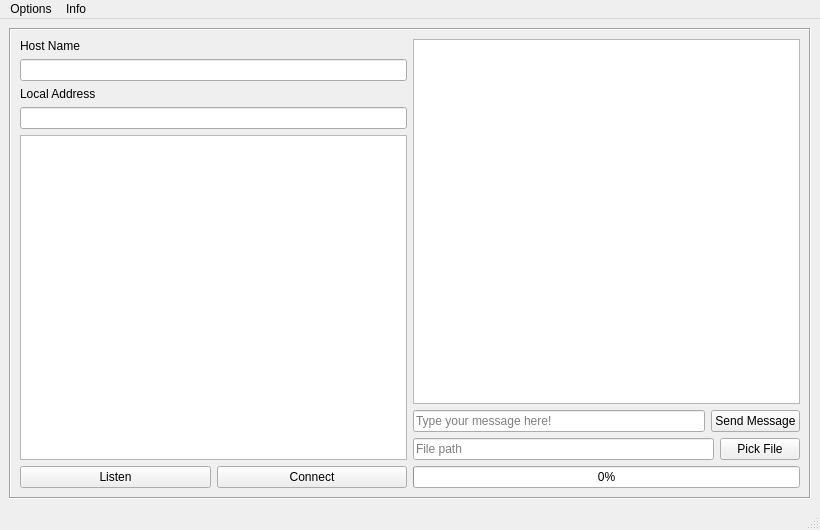
<?xml version="1.0" encoding="UTF-8"?>
<ui version="4.0">
 <class>MainWindow</class>
 <widget class="QMainWindow" name="MainWindow">
  <property name="windowModality">
   <enum>Qt::ApplicationModal</enum>
  </property>
  <property name="enabled">
   <bool>true</bool>
  </property>
  <property name="geometry">
   <rect>
    <x>0</x>
    <y>0</y>
    <width>820</width>
    <height>530</height>
   </rect>
  </property>
  <property name="sizePolicy">
   <sizepolicy hsizetype="Preferred" vsizetype="Preferred">
    <horstretch>0</horstretch>
    <verstretch>0</verstretch>
   </sizepolicy>
  </property>
  <property name="minimumSize">
   <size>
    <width>820</width>
    <height>530</height>
   </size>
  </property>
  <property name="windowTitle">
   <string>MainWindow</string>
  </property>
  <property name="tabShape">
   <enum>QTabWidget::Triangular</enum>
  </property>
  <property name="unifiedTitleAndToolBarOnMac">
   <bool>false</bool>
  </property>
  <widget class="QWidget" name="centralwidget">
   <layout class="QGridLayout" name="gridLayout_2">
    <item row="0" column="0">
     <widget class="QStackedWidget" name="stackedWidget">
      <property name="minimumSize">
       <size>
        <width>800</width>
        <height>465</height>
       </size>
      </property>
      <property name="acceptDrops">
       <bool>true</bool>
      </property>
      <property name="frameShape">
       <enum>QFrame::Box</enum>
      </property>
      <property name="frameShadow">
       <enum>QFrame::Sunken</enum>
      </property>
      <property name="currentIndex">
       <number>0</number>
      </property>
      <widget class="QWidget" name="page_main">
       <layout class="QGridLayout" name="gridLayout">
        <item row="0" column="0">
         <layout class="QHBoxLayout" name="horizontalLayout_4">
          <item>
           <layout class="QVBoxLayout" name="verticalLayout_2">
            <item>
             <layout class="QVBoxLayout" name="verticalLayout">
              <item>
               <widget class="QLabel" name="label_user_hostname">
                <property name="text">
                 <string>Host Name</string>
                </property>
               </widget>
              </item>
              <item>
               <widget class="QLineEdit" name="lineEdit_user_hostname">
                <property name="toolTip">
                 <string>Your name. Default is your PC name.</string>
                </property>
                <property name="alignment">
                 <set>Qt::AlignRight|Qt::AlignTrailing|Qt::AlignVCenter</set>
                </property>
                <property name="readOnly">
                 <bool>false</bool>
                </property>
               </widget>
              </item>
              <item>
               <widget class="QLabel" name="label_user_local_address">
                <property name="text">
                 <string>Local Address</string>
                </property>
               </widget>
              </item>
              <item>
               <widget class="QLineEdit" name="lineEdit_user_local_address">
                <property name="toolTip">
                 <string>Your IPv4 address.</string>
                </property>
                <property name="alignment">
                 <set>Qt::AlignCenter</set>
                </property>
                <property name="readOnly">
                 <bool>false</bool>
                </property>
               </widget>
              </item>
              <item>
               <widget class="QListView" name="listView_sockets">
                <property name="toolTip">
                 <string>List of peersockets.</string>
                </property>
                <property name="frameShape">
                 <enum>QFrame::StyledPanel</enum>
                </property>
                <property name="editTriggers">
                 <set>QAbstractItemView::EditKeyPressed</set>
                </property>
                <property name="isWrapping" stdset="0">
                 <bool>false</bool>
                </property>
                <property name="wordWrap">
                 <bool>true</bool>
                </property>
               </widget>
              </item>
             </layout>
            </item>
            <item>
             <layout class="QHBoxLayout" name="horizontalLayout">
              <item>
               <widget class="QPushButton" name="pushButton_listen">
                <property name="toolTip">
                 <string>To create a server peersocket.</string>
                </property>
                <property name="text">
                 <string>Listen</string>
                </property>
               </widget>
              </item>
              <item>
               <widget class="QPushButton" name="pushButton_connect">
                <property name="toolTip">
                 <string>To create a client peersocket.</string>
                </property>
                <property name="text">
                 <string>Connect</string>
                </property>
               </widget>
              </item>
             </layout>
            </item>
           </layout>
          </item>
          <item>
           <layout class="QVBoxLayout" name="verticalLayout_4">
            <item>
             <widget class="QListView" name="listView_chat">
              <property name="toolTip">
               <string>Chat panel of selected peersocket.</string>
              </property>
              <property name="accessibleDescription">
               <string/>
              </property>
              <property name="frameShape">
               <enum>QFrame::StyledPanel</enum>
              </property>
              <property name="editTriggers">
               <set>QAbstractItemView::EditKeyPressed</set>
              </property>
              <property name="isWrapping" stdset="0">
               <bool>false</bool>
              </property>
              <property name="wordWrap">
               <bool>true</bool>
              </property>
             </widget>
            </item>
            <item>
             <layout class="QVBoxLayout" name="verticalLayout_3">
              <item>
               <layout class="QHBoxLayout" name="horizontalLayout_2">
                <item>
                 <widget class="QLineEdit" name="lineEdit_message">
                  <property name="toolTip">
                   <string>Message box. Enter is the hot key for sending message.</string>
                  </property>
                  <property name="placeholderText">
                   <string>Type your message here!</string>
                  </property>
                 </widget>
                </item>
                <item>
                 <widget class="QPushButton" name="pushButton_send_message">
                  <property name="toolTip">
                   <string>Send your message with this button.</string>
                  </property>
                  <property name="text">
                   <string>Send Message</string>
                  </property>
                 </widget>
                </item>
               </layout>
              </item>
              <item>
               <layout class="QHBoxLayout" name="horizontalLayout_3">
                <item>
                 <widget class="QLineEdit" name="lineEdit_file_path">
                  <property name="toolTip">
                   <string>Message box. Enter key is the hot key for sending message.</string>
                  </property>
                  <property name="placeholderText">
                   <string>File path</string>
                  </property>
                 </widget>
                </item>
                <item>
                 <widget class="QPushButton" name="pushButton_file">
                  <property name="toolTip">
                   <string>Opens file dialog.</string>
                  </property>
                  <property name="text">
                   <string>Pick File</string>
                  </property>
                 </widget>
                </item>
               </layout>
              </item>
              <item>
               <widget class="QProgressBar" name="progressBar_file">
                <property name="enabled">
                 <bool>true</bool>
                </property>
                <property name="value">
                 <number>0</number>
                </property>
               </widget>
              </item>
             </layout>
            </item>
           </layout>
          </item>
         </layout>
        </item>
       </layout>
      </widget>
      <widget class="QWidget" name="page_help">
       <layout class="QGridLayout" name="gridLayout_3">
        <item row="0" column="0">
         <widget class="QTextEdit" name="textEdit_guide">
          <property name="readOnly">
           <bool>true</bool>
          </property>
          <property name="html">
           <string>&lt;!DOCTYPE HTML PUBLIC &quot;-//W3C//DTD HTML 4.0//EN&quot; &quot;http://www.w3.org/TR/REC-html40/strict.dtd&quot;&gt;
&lt;html&gt;&lt;head&gt;&lt;meta name=&quot;qrichtext&quot; content=&quot;1&quot; /&gt;&lt;style type=&quot;text/css&quot;&gt;
p, li { white-space: pre-wrap; }
&lt;/style&gt;&lt;/head&gt;&lt;body style=&quot; font-family:'MS Shell Dlg 2'; font-size:7.8pt; font-weight:400; font-style:normal;&quot;&gt;
&lt;p align=&quot;justify&quot; style=&quot; margin-top:0px; margin-bottom:0px; margin-left:0px; margin-right:0px; -qt-block-indent:0; text-indent:0px;&quot;&gt;&lt;span style=&quot; font-size:10pt; font-weight:600;&quot;&gt;Host Name and Local Address:&lt;/span&gt;&lt;/p&gt;
&lt;p align=&quot;justify&quot; style=&quot; margin-top:0px; margin-bottom:0px; margin-left:0px; margin-right:0px; -qt-block-indent:0; text-indent:0px;&quot;&gt;&lt;span style=&quot; font-size:10pt;&quot;&gt;PeerConn automatically assigns your computer name as &amp;quot;Host Name&amp;quot; and finds your IPv4 to assign it as &amp;quot;Local Address&amp;quot;. The most important thing here is your Local Address, which you can use to set up listener peer sockets for incoming connections, or to connect to another computer using its IPv4.&lt;/span&gt;&lt;/p&gt;
&lt;p align=&quot;justify&quot; style=&quot;-qt-paragraph-type:empty; margin-top:0px; margin-bottom:0px; margin-left:0px; margin-right:0px; -qt-block-indent:0; text-indent:0px; font-size:10pt;&quot;&gt;&lt;br /&gt;&lt;/p&gt;
&lt;p align=&quot;justify&quot; style=&quot; margin-top:0px; margin-bottom:0px; margin-left:0px; margin-right:0px; -qt-block-indent:0; text-indent:0px;&quot;&gt;&lt;span style=&quot; font-size:10pt; font-weight:600;&quot;&gt;Listen and Connect buttons:&lt;/span&gt;&lt;/p&gt;
&lt;p align=&quot;justify&quot; style=&quot; margin-top:0px; margin-bottom:0px; margin-left:0px; margin-right:0px; -qt-block-indent:0; text-indent:0px;&quot;&gt;&lt;span style=&quot; font-size:10pt;&quot;&gt;These buttons allow you to create 2 different types of peersockets, these are server and client peersockets. When you create a peersocket it will appear in a list on the left hand side of the window.&lt;/span&gt;&lt;/p&gt;
&lt;p align=&quot;justify&quot; style=&quot;-qt-paragraph-type:empty; margin-top:0px; margin-bottom:0px; margin-left:0px; margin-right:0px; -qt-block-indent:0; text-indent:0px; font-size:10pt;&quot;&gt;&lt;br /&gt;&lt;/p&gt;
&lt;p align=&quot;justify&quot; style=&quot; margin-top:0px; margin-bottom:0px; margin-left:0px; margin-right:0px; -qt-block-indent:0; text-indent:0px;&quot;&gt;&lt;span style=&quot; font-size:10pt; font-weight:600;&quot;&gt;Peersockets:&lt;/span&gt;&lt;/p&gt;
&lt;p align=&quot;justify&quot; style=&quot; margin-top:0px; margin-bottom:0px; margin-left:0px; margin-right:0px; -qt-block-indent:0; text-indent:0px;&quot;&gt;&lt;span style=&quot; font-size:10pt;&quot;&gt;The left pane of the window is a list of peersockets. You can select a peersocket by clicking on it. When a socket is selected, you can only interact with that peersocket. You can also change the name of the peersocket from the context menu that opens when you right click on it.&lt;/span&gt;&lt;/p&gt;
&lt;p align=&quot;justify&quot; style=&quot;-qt-paragraph-type:empty; margin-top:0px; margin-bottom:0px; margin-left:0px; margin-right:0px; -qt-block-indent:0; text-indent:0px; font-size:10pt;&quot;&gt;&lt;br /&gt;&lt;/p&gt;
&lt;p align=&quot;justify&quot; style=&quot; margin-top:0px; margin-bottom:0px; margin-left:0px; margin-right:0px; -qt-block-indent:0; text-indent:0px;&quot;&gt;&lt;span style=&quot; font-size:10pt; font-weight:600;&quot;&gt;Server Peersocket:&lt;/span&gt;&lt;/p&gt;
&lt;p align=&quot;justify&quot; style=&quot; margin-top:0px; margin-bottom:0px; margin-left:0px; margin-right:0px; -qt-block-indent:0; text-indent:0px;&quot;&gt;&lt;span style=&quot; font-size:10pt;&quot;&gt;This type of peersocket is for incoming connections. A server peersocket has a down arrow icon to indicate that it is a server.&lt;/span&gt;&lt;/p&gt;
&lt;p align=&quot;justify&quot; style=&quot;-qt-paragraph-type:empty; margin-top:0px; margin-bottom:0px; margin-left:0px; margin-right:0px; -qt-block-indent:0; text-indent:0px; font-size:10pt;&quot;&gt;&lt;br /&gt;&lt;/p&gt;
&lt;p align=&quot;justify&quot; style=&quot; margin-top:0px; margin-bottom:0px; margin-left:0px; margin-right:0px; -qt-block-indent:0; text-indent:0px;&quot;&gt;&lt;span style=&quot; font-size:10pt; font-weight:600;&quot;&gt;Client Peersocket:&lt;/span&gt;&lt;/p&gt;
&lt;p align=&quot;justify&quot; style=&quot; margin-top:0px; margin-bottom:0px; margin-left:0px; margin-right:0px; -qt-block-indent:0; text-indent:0px;&quot;&gt;&lt;span style=&quot; font-size:10pt;&quot;&gt;This type of peersocket is for connecting to a server peersocket. A client peersocket has an up arrow icon to indicate that it is a client.&lt;/span&gt;&lt;/p&gt;
&lt;p align=&quot;justify&quot; style=&quot;-qt-paragraph-type:empty; margin-top:0px; margin-bottom:0px; margin-left:0px; margin-right:0px; -qt-block-indent:0; text-indent:0px; font-size:10pt;&quot;&gt;&lt;br /&gt;&lt;/p&gt;
&lt;p align=&quot;justify&quot; style=&quot; margin-top:0px; margin-bottom:0px; margin-left:0px; margin-right:0px; -qt-block-indent:0; text-indent:0px;&quot;&gt;&lt;span style=&quot; font-size:10pt; font-weight:600;&quot;&gt;Peersocket icon colours:&lt;/span&gt;&lt;/p&gt;
&lt;p align=&quot;justify&quot; style=&quot; margin-top:0px; margin-bottom:0px; margin-left:0px; margin-right:0px; -qt-block-indent:0; text-indent:0px;&quot;&gt;&lt;span style=&quot; font-size:10pt;&quot;&gt;       &lt;/span&gt;&lt;span style=&quot; font-size:10pt; color:#ffe100;&quot;&gt;Yellow&lt;/span&gt;&lt;span style=&quot; font-size:10pt;&quot;&gt;: Indicates that it is active and waiting for a connection.&lt;/span&gt;&lt;/p&gt;
&lt;p align=&quot;justify&quot; style=&quot; margin-top:0px; margin-bottom:0px; margin-left:0px; margin-right:0px; -qt-block-indent:0; text-indent:0px;&quot;&gt;&lt;span style=&quot; font-size:10pt;&quot;&gt;       &lt;/span&gt;&lt;span style=&quot; font-size:10pt; color:#2fff00;&quot;&gt;Green&lt;/span&gt;&lt;span style=&quot; font-size:10pt;&quot;&gt;: Indicates that it is active and connected.&lt;/span&gt;&lt;/p&gt;
&lt;p align=&quot;justify&quot; style=&quot; margin-top:0px; margin-bottom:0px; margin-left:0px; margin-right:0px; -qt-block-indent:0; text-indent:0px;&quot;&gt;&lt;span style=&quot; font-size:10pt;&quot;&gt;       &lt;/span&gt;&lt;span style=&quot; font-size:10pt; color:#aa0000;&quot;&gt;Red&lt;/span&gt;&lt;span style=&quot; font-size:10pt;&quot;&gt;: Indicates inactive and connection lost.&lt;/span&gt;&lt;/p&gt;
&lt;p align=&quot;justify&quot; style=&quot;-qt-paragraph-type:empty; margin-top:0px; margin-bottom:0px; margin-left:0px; margin-right:0px; -qt-block-indent:0; text-indent:0px; font-size:10pt;&quot;&gt;&lt;br /&gt;&lt;/p&gt;
&lt;p align=&quot;justify&quot; style=&quot; margin-top:0px; margin-bottom:0px; margin-left:0px; margin-right:0px; -qt-block-indent:0; text-indent:0px;&quot;&gt;&lt;span style=&quot; font-size:10pt; font-weight:600;&quot;&gt;To send multiple files&lt;/span&gt;&lt;span style=&quot; font-size:10pt;&quot;&gt;, you should zip your files and then send the zip file.&lt;/span&gt;&lt;/p&gt;
&lt;p align=&quot;justify&quot; style=&quot; margin-top:0px; margin-bottom:0px; margin-left:0px; margin-right:0px; -qt-block-indent:0; text-indent:0px;&quot;&gt;&lt;span style=&quot; font-size:10pt; font-weight:600;&quot;&gt;To connect over different networks&lt;/span&gt;&lt;span style=&quot; font-size:10pt;&quot;&gt; you should use 3rd party tools. (e.g. Localtonet)&lt;/span&gt;&lt;/p&gt;&lt;/body&gt;&lt;/html&gt;</string>
          </property>
          <property name="textInteractionFlags">
           <set>Qt::LinksAccessibleByMouse|Qt::TextSelectableByMouse</set>
          </property>
         </widget>
        </item>
        <item row="1" column="0">
         <widget class="QPushButton" name="pushButton_guide_back">
          <property name="text">
           <string>Back</string>
          </property>
         </widget>
        </item>
       </layout>
      </widget>
      <widget class="QWidget" name="page_about">
       <layout class="QGridLayout" name="gridLayout_4">
        <item row="0" column="0">
         <widget class="QTextEdit" name="textEdit_about">
          <property name="readOnly">
           <bool>true</bool>
          </property>
          <property name="html">
           <string>&lt;!DOCTYPE HTML PUBLIC &quot;-//W3C//DTD HTML 4.0//EN&quot; &quot;http://www.w3.org/TR/REC-html40/strict.dtd&quot;&gt;
&lt;html&gt;&lt;head&gt;&lt;meta name=&quot;qrichtext&quot; content=&quot;1&quot; /&gt;&lt;style type=&quot;text/css&quot;&gt;
p, li { white-space: pre-wrap; }
&lt;/style&gt;&lt;/head&gt;&lt;body style=&quot; font-family:'MS Shell Dlg 2'; font-size:7.8pt; font-weight:400; font-style:normal;&quot;&gt;
&lt;p align=&quot;justify&quot; style=&quot; margin-top:0px; margin-bottom:0px; margin-left:0px; margin-right:0px; -qt-block-indent:0; text-indent:0px;&quot;&gt;&lt;span style=&quot; font-size:10pt; font-weight:600;&quot;&gt;About PeerConn&lt;/span&gt;&lt;/p&gt;
&lt;p align=&quot;justify&quot; style=&quot; margin-top:0px; margin-bottom:0px; margin-left:0px; margin-right:0px; -qt-block-indent:0; text-indent:0px;&quot;&gt;&lt;span style=&quot; font-size:10pt;&quot;&gt;PeerConn is a peer-to-peer socket chat desktop application. It allows you to create multiple sockets to communicate with other sockets. It aims to manage communication and data transfer between computers with a user-friendly graphical interface.&lt;/span&gt;&lt;/p&gt;
&lt;p align=&quot;justify&quot; style=&quot;-qt-paragraph-type:empty; margin-top:0px; margin-bottom:0px; margin-left:0px; margin-right:0px; -qt-block-indent:0; text-indent:0px; font-size:10pt;&quot;&gt;&lt;br /&gt;&lt;/p&gt;
&lt;p align=&quot;justify&quot; style=&quot; margin-top:0px; margin-bottom:0px; margin-left:0px; margin-right:0px; -qt-block-indent:0; text-indent:0px;&quot;&gt;&lt;span style=&quot; font-size:10pt;&quot;&gt;It is developed using Python and many libraries used in development such as PyQt5, asyncio, psutil, logging. &lt;/span&gt;&lt;/p&gt;
&lt;p align=&quot;justify&quot; style=&quot;-qt-paragraph-type:empty; margin-top:0px; margin-bottom:0px; margin-left:0px; margin-right:0px; -qt-block-indent:0; text-indent:0px; font-size:10pt;&quot;&gt;&lt;br /&gt;&lt;/p&gt;
&lt;p align=&quot;justify&quot; style=&quot; margin-top:0px; margin-bottom:0px; margin-left:0px; margin-right:0px; -qt-block-indent:0; text-indent:0px;&quot;&gt;&lt;span style=&quot; font-size:10pt;&quot;&gt;Due to the handling of multiple sockets and data transfer processes, PeerConn has to work in an async loop. For this reason there are 2 threads that this program has to use. The main thread is for the PyQt5 interface and the other is for PeerConn itself. &lt;/span&gt;&lt;/p&gt;
&lt;p align=&quot;justify&quot; style=&quot;-qt-paragraph-type:empty; margin-top:0px; margin-bottom:0px; margin-left:0px; margin-right:0px; -qt-block-indent:0; text-indent:0px; font-size:10pt;&quot;&gt;&lt;br /&gt;&lt;/p&gt;
&lt;p align=&quot;justify&quot; style=&quot; margin-top:0px; margin-bottom:0px; margin-left:0px; margin-right:0px; -qt-block-indent:0; text-indent:0px;&quot;&gt;&lt;span style=&quot; font-size:10pt;&quot;&gt;For the sake of integration of PeerConn with PyQt5 and the performance of the application and the nature of async programming, PeerConn has a main method that remains a loop that handles runtime transactions and waits for runtime commands via event. This way all tasks are created in the same loop and are able to execute certain methods in a sync code and it also keeps async sockets alive.&lt;/span&gt;&lt;/p&gt;
&lt;p align=&quot;justify&quot; style=&quot;-qt-paragraph-type:empty; margin-top:0px; margin-bottom:0px; margin-left:0px; margin-right:0px; -qt-block-indent:0; text-indent:0px; font-size:10pt;&quot;&gt;&lt;br /&gt;&lt;/p&gt;
&lt;p align=&quot;justify&quot; style=&quot; margin-top:0px; margin-bottom:0px; margin-left:0px; margin-right:0px; -qt-block-indent:0; text-indent:0px;&quot;&gt;&lt;span style=&quot; font-size:10pt;&quot;&gt;It has a basic logging system that logs actions and errors in the program to a file with the extension &amp;quot;log&amp;quot;.&lt;/span&gt;&lt;/p&gt;
&lt;p align=&quot;justify&quot; style=&quot;-qt-paragraph-type:empty; margin-top:0px; margin-bottom:0px; margin-left:0px; margin-right:0px; -qt-block-indent:0; text-indent:0px; font-size:10pt;&quot;&gt;&lt;br /&gt;&lt;/p&gt;
&lt;p align=&quot;justify&quot; style=&quot; margin-top:0px; margin-bottom:0px; margin-left:0px; margin-right:0px; -qt-block-indent:0; text-indent:0px;&quot;&gt;&lt;span style=&quot; font-size:10pt; font-weight:600;&quot;&gt;Developer Request&lt;/span&gt;&lt;/p&gt;
&lt;p align=&quot;justify&quot; style=&quot; margin-top:0px; margin-bottom:0px; margin-left:0px; margin-right:0px; -qt-block-indent:0; text-indent:0px;&quot;&gt;&lt;span style=&quot; font-size:10pt;&quot;&gt;Please report any bugs you have found when using PeerConn. I would also be grateful if you could let me know what you think is missing from PeerConn.&lt;/span&gt;&lt;/p&gt;
&lt;p align=&quot;justify&quot; style=&quot;-qt-paragraph-type:empty; margin-top:0px; margin-bottom:0px; margin-left:0px; margin-right:0px; -qt-block-indent:0; text-indent:0px; font-size:10pt;&quot;&gt;&lt;br /&gt;&lt;/p&gt;
&lt;p align=&quot;justify&quot; style=&quot; margin-top:0px; margin-bottom:0px; margin-left:0px; margin-right:0px; -qt-block-indent:0; text-indent:0px;&quot;&gt;&lt;a href=&quot;github.com/Polybotumian/PeerConn&quot;&gt;&lt;span style=&quot; font-size:10pt; text-decoration: underline; color:#0000ff;&quot;&gt;PeerConn GitHub Page&lt;/span&gt;&lt;/a&gt;&lt;/p&gt;
&lt;p align=&quot;justify&quot; style=&quot; margin-top:0px; margin-bottom:0px; margin-left:0px; margin-right:0px; -qt-block-indent:0; text-indent:0px;&quot;&gt;&lt;a href=&quot;github.com/Polybotumian&quot;&gt;&lt;span style=&quot; font-size:10pt; text-decoration: underline; color:#0000ff;&quot;&gt;My GitHub&lt;/span&gt;&lt;/a&gt;&lt;/p&gt;&lt;/body&gt;&lt;/html&gt;</string>
          </property>
          <property name="textInteractionFlags">
           <set>Qt::LinksAccessibleByMouse|Qt::TextSelectableByMouse</set>
          </property>
         </widget>
        </item>
        <item row="1" column="0">
         <widget class="QPushButton" name="pushButton_about_back">
          <property name="text">
           <string>Back</string>
          </property>
         </widget>
        </item>
       </layout>
      </widget>
     </widget>
    </item>
   </layout>
  </widget>
  <widget class="QMenuBar" name="menubar">
   <property name="geometry">
    <rect>
     <x>0</x>
     <y>0</y>
     <width>820</width>
     <height>26</height>
    </rect>
   </property>
   <widget class="QMenu" name="menuAbout">
    <property name="title">
     <string>Info</string>
    </property>
    <addaction name="actionHelp"/>
    <addaction name="separator"/>
    <addaction name="actionAbout"/>
   </widget>
   <widget class="QMenu" name="menuOptions">
    <property name="title">
     <string>Options</string>
    </property>
    <addaction name="actionPreferences"/>
    <addaction name="separator"/>
    <addaction name="actionChange_My_Data"/>
   </widget>
   <addaction name="menuOptions"/>
   <addaction name="menuAbout"/>
  </widget>
  <widget class="QStatusBar" name="statusbar"/>
  <action name="actionPreferences">
   <property name="text">
    <string>Theme</string>
   </property>
  </action>
  <action name="actionHelp">
   <property name="text">
    <string>Help</string>
   </property>
  </action>
  <action name="actionAbout">
   <property name="text">
    <string>About</string>
   </property>
  </action>
  <action name="actionChange_My_Data">
   <property name="text">
    <string>Configurations</string>
   </property>
  </action>
  <action name="actionDownload_Dir">
   <property name="text">
    <string>Download Dir</string>
   </property>
  </action>
 </widget>
 <resources/>
 <connections/>
</ui>
